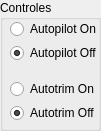
   <widget class="QGroupBox" name="groupBox_8">
    <property name="geometry">
     <rect>
      <x>0</x>
      <y>420</y>
      <width>101</width>
      <height>131</height>
     </rect>
    </property>
    <property name="title">
     <string>Controles</string>
    </property>
    <widget class="QWidget" name="layoutWidget">
     <property name="geometry">
      <rect>
       <x>10</x>
       <y>20</y>
       <width>87</width>
       <height>42</height>
      </rect>
     </property>
     <layout class="QVBoxLayout" name="verticalLayout_5">
      <item>
       <widget class="QRadioButton" name="radioButtonAutopilotOn">
        <property name="text">
         <string>Autopilot On</string>
        </property>
       </widget>
      </item>
      <item>
       <widget class="QRadioButton" name="radioButtonAutopilotOff">
        <property name="text">
         <string>Autopilot Off</string>
        </property>
        <property name="checked">
         <bool>true</bool>
        </property>
       </widget>
      </item>
     </layout>
    </widget>
    <widget class="QWidget" name="layoutWidget">
     <property name="geometry">
      <rect>
       <x>10</x>
       <y>80</y>
       <width>85</width>
       <height>42</height>
      </rect>
     </property>
     <layout class="QVBoxLayout" name="verticalLayout_4">
      <item>
       <widget class="QRadioButton" name="radioButtonAutotrimOn">
        <property name="text">
         <string>Autotrim On</string>
        </property>
        <property name="checked">
         <bool>false</bool>
        </property>
       </widget>
      </item>
      <item>
       <widget class="QRadioButton" name="radioButtonAutotrimOff">
        <property name="text">
         <string>Autotrim Off</string>
        </property>
        <property name="checked">
         <bool>true</bool>
        </property>
       </widget>
      </item>
     </layout>
    </widget>
   </widget>
